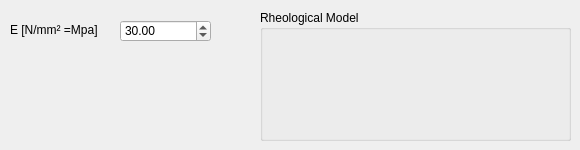
    <widget class="QWidget" name="NEO_HOOK">
     <attribute name="title">
      <string>Neo Hook</string>
     </attribute>
     <widget class="QDoubleSpinBox" name="VAL_E_NEO_HOOK">
      <property name="geometry">
       <rect>
        <x>120</x>
        <y>20</y>
        <width>91</width>
        <height>22</height>
       </rect>
      </property>
      <property name="decimals">
       <number>2</number>
      </property>
      <property name="maximum">
       <double>8000.000000000000000</double>
      </property>
      <property name="value">
       <double>30.000000000000000</double>
      </property>
     </widget>
     <widget class="QLabel" name="LABEL_VAL_E_NEO_HOOK">
      <property name="geometry">
       <rect>
        <x>10</x>
        <y>20</y>
        <width>91</width>
        <height>20</height>
       </rect>
      </property>
      <property name="text">
       <string>E [N/mm² =Mpa]</string>
      </property>
     </widget>
     <widget class="QGroupBox" name="RHEO_BOX_NEO_HOOK">
      <property name="geometry">
       <rect>
        <x>260</x>
        <y>10</y>
        <width>311</width>
        <height>131</height>
       </rect>
      </property>
      <property name="title">
       <string>Rheological Model</string>
      </property>
      <widget class="QLabel" name="RHEO_NEO_HOOK">
       <property name="geometry">
        <rect>
         <x>10</x>
         <y>20</y>
         <width>291</width>
         <height>101</height>
        </rect>
       </property>
       <property name="text">
        <string/>
       </property>
       <property name="pixmap">
        <pixmap>PIC/Rheo_Hook.png</pixmap>
       </property>
       <property name="scaledContents">
        <bool>true</bool>
       </property>
      </widget>
     </widget>
    </widget>
